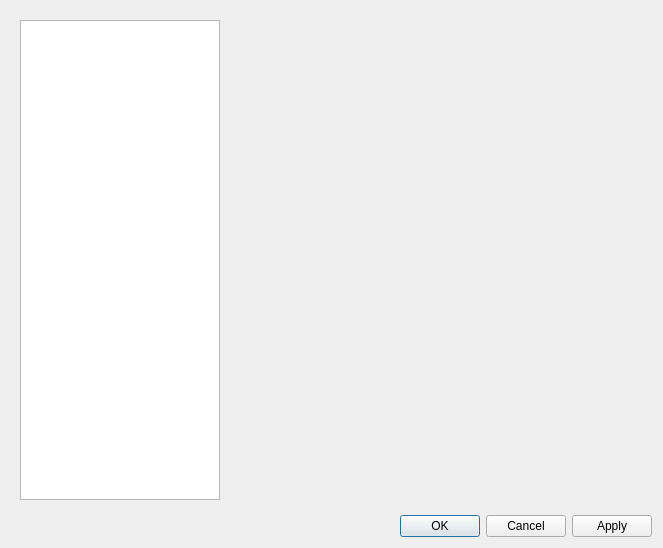
<?xml version="1.0" encoding="UTF-8"?>
<ui version="4.0">
 <class>ConfigurationDialog</class>
 <widget class="QDialog" name="ConfigurationDialog">
  <property name="geometry">
   <rect>
    <x>0</x>
    <y>0</y>
    <width>663</width>
    <height>548</height>
   </rect>
  </property>
  <property name="windowTitle">
   <string>Doomseeker - Configuration</string>
  </property>
  <layout class="QVBoxLayout" name="verticalLayout">
   <item>
    <widget class="QWidget" name="widget" native="true">
     <layout class="QHBoxLayout" name="horizontalLayout">
      <property name="sizeConstraint">
       <enum>QLayout::SetMinAndMaxSize</enum>
      </property>
      <item>
       <widget class="QTreeView" name="tvOptionsList">
        <property name="sizePolicy">
         <sizepolicy hsizetype="Minimum" vsizetype="Expanding">
          <horstretch>0</horstretch>
          <verstretch>0</verstretch>
         </sizepolicy>
        </property>
        <property name="maximumSize">
         <size>
          <width>200</width>
          <height>16777215</height>
         </size>
        </property>
        <property name="editTriggers">
         <set>QAbstractItemView::NoEditTriggers</set>
        </property>
       </widget>
      </item>
      <item>
       <widget class="QWidget" name="mainPanel" native="true">
        <layout class="QVBoxLayout" name="verticalLayout_2">
         <property name="margin">
          <number>0</number>
         </property>
        </layout>
       </widget>
      </item>
     </layout>
    </widget>
   </item>
   <item>
    <widget class="QDialogButtonBox" name="buttonBox">
     <property name="standardButtons">
      <set>QDialogButtonBox::Apply|QDialogButtonBox::Cancel|QDialogButtonBox::Ok</set>
     </property>
    </widget>
   </item>
  </layout>
 </widget>
 <resources/>
 <connections/>
</ui>
